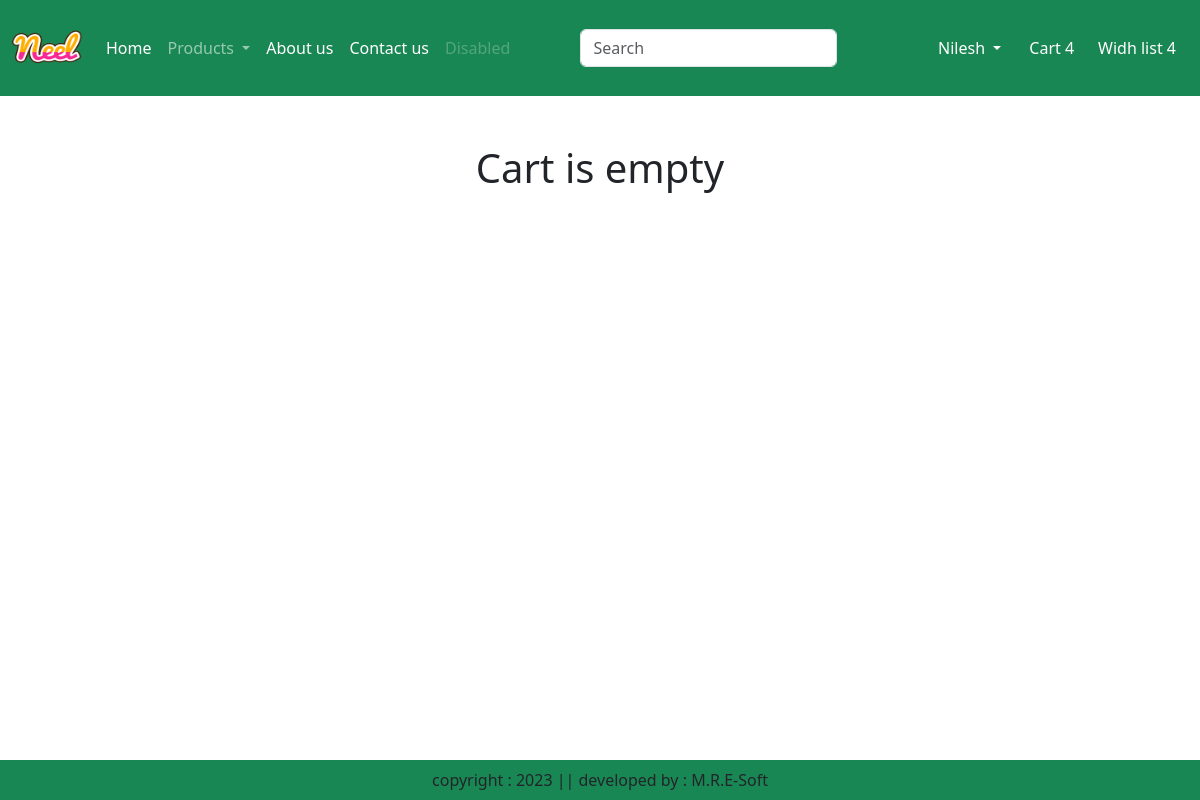
The page /cart/ (signed in) on the database as committed earlier.
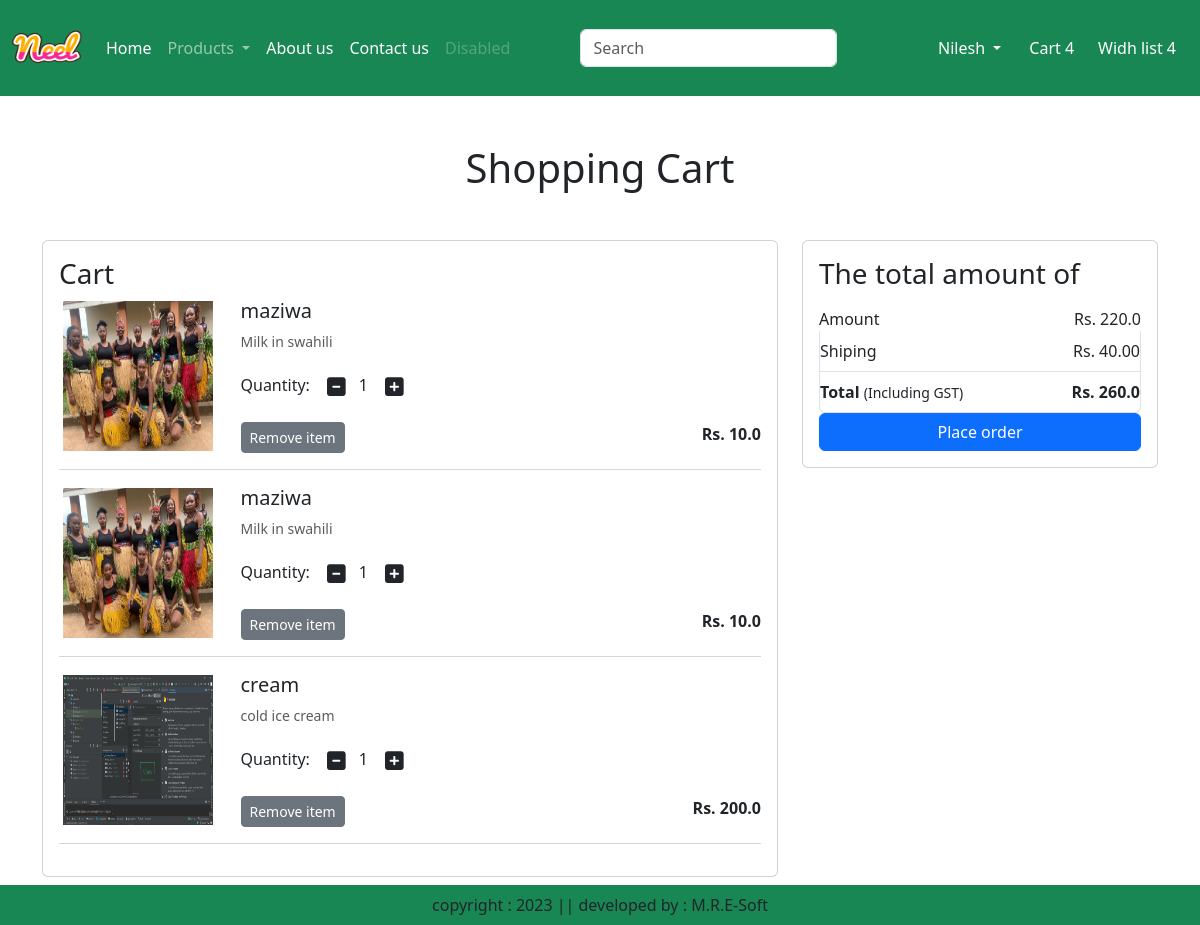
The same page on the database as committed later.
### app/models.py (models this page shows, shortened)
class Cart(models.Model):
    user = models.ForeignKey(User,on_delete=models.CASCADE)
    product = models.ForeignKey(Product, on_delete=models.CASCADE)
    quantity = models.PositiveIntegerField(default=1)

class Product(models.Model):
    title = models.CharField(max_length=100)
    selling_price = models.FloatField()
    discounted_price = models.FloatField()
    description = models.TextField()
    composition = models.TextField(default='')
    prodapp = models.TextField(default='')
    category = models.CharField(choices=CATEGORY_CHOICES, max_length=2)
    product_image = models.ImageField(upload_to='product')

### app/views.py (the view)
# urls.py: path('cart/', views.show_cart, name="showcart"),
def show_cart(request):
    user = request.user
    cart = Cart.objects.filter(user=user)
    amount = 0
    for p in cart:
        value = p.quantity * p.product.discounted_price
        amount = amount + value
    totalamount = amount + 40
    return render(request, 'app/addtocart.html', locals())

### app/templates/app/addtocart.html (shortened to what this page needs)
{% extends 'app/base.html' %}
{% load static %}
{% block main-content %}
<div class="container my-5">
    <div class="row">
        {% if cart %}
        <h1 class="text-center mb-5">Shopping Cart</h1>
        <div class="col-sm-8">
            <div class="card">
                <div class="card-body">
                    <h3>Cart</h3>
                    {% for item in cart %}
                    <div class="row">
                        <div class="col-sm-3 text-center align-self-center">
                            <img src="{{ item.product.product_image.url }}" alt="" srcset="" clas="img-fluid img-thumbnail shadow-sm" height="150" width="150"></div>
                            <div class="col-sm-9">
                                <div>
                                <h5> {{item.product.title}} </h5>
                                    <p class="mb-2 text-muted small">{{item.product.description}}</p>
                                    <div class="my-3">
                                        <label for="quantity"> Quantity: </label>
                                        <a class="minus-cart btn" pid={{item.product.id}}><i class="fa fa-minus-square fa-lg"></i></a><span id="quantity">{{item.quantity}}</span>
                                        <a class="plus-cart btn" pid={{item.product.id}}><i class="fa fa-plus-square fa-lg"></i></a>
                                    </div>
                                        <div class="d-flex justify-content-between">
                                        <a href="#" class="remove-cart btn btn-sm btn-secondary mr-3" pid={{item.product.id}}>Remove item</a>
                                    <p class="mb-0"><span><strong>Rs. {{item.product.discounted_price}}</strong></span></p>
                                    </div>
                                </div>
                            </div>
                        </div>
                        <hr class="text-muted">
                        {% endfor %}
                    </div>
                </div>
            </div>
<div class="col-sm-4">
    <div class="card">
        <div class="card-body">
            <h3>The total amount of </h3>
            <ul class="list-group">
                <li class="list-group-item d-flex justify-content-between align-items-center border-0 px-0 pb-0"> Amount <span id="amount"> Rs. {{amount}}</span></li>
                <li class="list-group-item d-flex justify-content-between align-items-center px-0"> Shiping <span> Rs. 40.00</span></li>
                <li class="list-group-item d-flex justify-content-between align-items-center px-0">
                    <div>
                        <strong>Total</strong> <small>(Including GST)</small>
                    </div>
                    <span id="totalamount"><strong> Rs. {{totalamount}}</strong></span>
                </li>
            </ul>
            <div class="d-grid"><a href="{% url 'checkout'%}" class="btn btn-primary">Place order </a></div>
        </div>
    </div>
    {% else %}
        <h1 class="text-center mb-5"> Cart is empty</h1>
    {% endif %}
</div>
</div>
{% endblock main-content %}

### app/templates/app/base.html (shortened to what this page needs)
{% load static %}
<!DOCTYPE html>
    <head>
        <link href="https://cdn.jsdelivr.net/npm/bootstrap@5.3.0-alpha1/dist/css/bootstrap.min.css" rel="stylesheet">
        <link rel="stylesheet" href="">
        <link rel="stylesheet" href="{% static 'app/css/owl.carousel.min.css' %}"/>
        <link rel="stylesheet" href="{% static 'app/css/all.min.css' %}"/>
        <link rel="stylesheet" href="{% static 'app/css/style.css' %}"/>
    </head>
    <body>
        <nav class="navbar navbar-expand-lg navbar-dark bg-success">
            <div class="container-fluid">
              <a class="navbar-brand" href="#">
                <img src="{% static "app/images/Neel.png" %}" width="70" height="70"/>
              </a>
              <div class="collapse navbar-collapse" id="navbarSupportedContent">
                <ul class="navbar-nav me-auto mb-2 mb-lg-0">
                  {% if request.user.is_authenticated %}
                  <li class="nav-item">
                    <a class="nav-link active" aria-current="page" href="/">Home</a>
                  </li>
                  <li class="nav-item dropdown">
                    <a class="nav-link dropdown-toggle" href="#" role="button" data-bs-toggle="dropdown" aria-expanded="false">
                      Products
                    </a>
                  </li>
                  <li class="nav-item">
                    <a class="nav-link text-white" href="{% url 'about' %}">About us</a>
                  </li>
                  <li class="nav-item">
                    <a class="nav-link text-white" href="{% url 'contact' %}">Contact us</a>
                  </li>
                  <li class="nav-item">
                    <a class="nav-link disabled">Disabled</a>
                  </li>
                </ul>
                <form class="d-flex" role="search">
                  <input class="form-control me-2" type="search" placeholder="Search" aria-label="Search">
                  <button class="btn btn-outline-success" type="submit">Search</button>
                </form>
              </div>
              <ul class="navbar-nav me auto mb-2 mb-lg-0">
                <li class="nav-item dropdown mx-2">
                  <a class="nav-link dropdown-toggle text-white" href="#" id="profileDropdown" role="button" data-bs-toggle="dropdown" aria-expanded="false"> Nilesh
                  </a>
               </li>
                   <li class="nav-item mx-1">
                    <a href="#" class="nav-link text-white">Cart 4</a>
                   </li>
                   <li class="nav-item mx-1">
                    <a href="#" class="nav-link text-white">Widh list 4</a>
                   </li>
                   {% endif %}
              </ul>
            </div>
           </nav>
         {% block main-content %} {% endblock main-content %}
         <footer class="containner-fluid fixed-bottom bg-success text-center p-2 mt-5">
            copyright : 2023 || developed by : M.R.E-Soft
    </body>
</html>

Rows that differ between the two databases and show on the page:
added Cart: product.product_image (picture), product "maziwa", product.description "Milk in swahili", quantity "1", product.discounted_price "10.0"
added Cart: product.product_image (picture), product "maziwa", product.description "Milk in swahili", quantity "1", product.discounted_price "10.0"
added Cart: product.product_image (picture), product "cream", product.description "cold ice cream", quantity "1", product.discounted_price "200.0"
Other text that changed with them:
{{ amount }}: (not shown) → "220.0"
{{ totalamount }}: (not shown) → "260.0"
text no longer shown: "Cart is empty"
text now shown: "Shopping Cart Cart The total amount of Amount Rs. Shiping Rs. 40.00 Total (Including GST) Rs. Place order"
